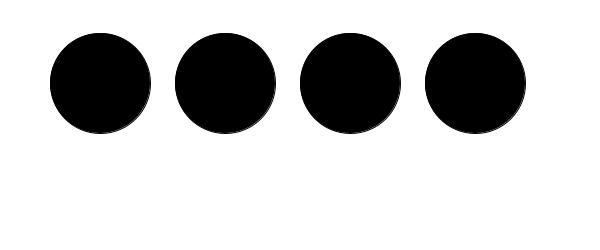
Frame 1 (no input)
Frame 60 (the mouse pressed at the canvas centre just before this capture): identical to frame 1, image omitted
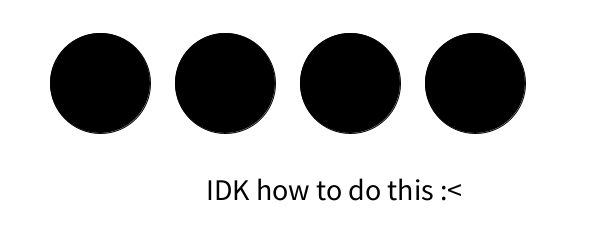
Frame 120 (the mouse held since frame 60 and released just before this capture)

The Processing sketch that drew these frames (run headless with seeded random() and noise(); from frame 60 on, the mouse is pressed at the canvas centre):

// Processing sketch: Sketch_0
// ── Sketch_0.pde
PVector position;
float [] pos = new float[4];
String [] text= {"hello", "hi", "how are you", "I'm fine."};

void setup() {
  size (600, 250);

  for (int i = 0; i < pos.length; i++) {
    pos[i] = map (i, 0, pos.length, 100, width);
  }
}

void draw() {
  background(255);
  for (int i = 0; i < pos.length; i++) {
    float d = dist(pos[i], height/3, mouseX, mouseY);
    if (mousePressed && d <= 50) {
      fill(255);
    } else {
      fill(0);
    }
    position = new PVector(pos[i], height/3);
    ellipse(position.x, position.y, 100, 100);
    
    PVector diff = new PVector (mouseX - position.x, mouseY - position.y);
    if (diff.x > 100){
    textSize(30);
    fill(0);
    text(" IDK how to do this :<", 200, 200);
    }
    
  }
}
